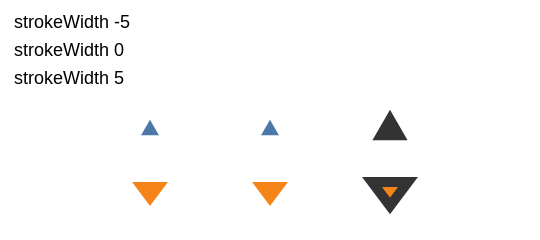

Write the Vega-Lite specification saved for this chart.
### Vega specification from a JSON file in a GitHub repository (floating-point values rounded to 4 significant figures)
{"$schema": "https://vega.github.io/schema/vega/v6.json", "description": "A stroke of negative width draws nothing and still **measures**. Upstream's `boundStroke` opens `if (item.stroke && item.opacity !== 0 && item.strokeOpacity !== 0)` — a colour and two opacities, and no test on the width — so a negative one flows into the allowance and *shrinks* the bounds. The allowance is `e = max(sw/2, miterLimit * sw / 2)`, and that `max` is why the same width behaves so differently either side of zero: for a positive width the miter term wins and the bounds grow by four times it, while for a negative width the **larger** of two negatives is the plain half-width, so they shrink by one times it. A symbol of size 80 measures 8.94 tall unstroked, 28.94 with a stroke of 5, and 3.94 with a stroke of -5. This engine asked `Stroke.isVisible`, which is `width > 0`, and so left a negative stroke out of the measurement entirely — the right question for whether a stroke draws, the wrong one for whether it measures. The zero row is here because it is the case the two questions agree on, and the sizes are written out through a text mark because a shrunk bound is only visible in the surface it produces. The lower row is a **path** mark rather than a symbol, because the two are measured by different code with the same guard: a symbol expands its own outline, a path expands the traced one, and both refused a negative allowance. A fixture with only symbols left the path's half unpinned — a mutant putting its guard back survived — which is how the second half came to be here.", "width": 260, "height": 110, "padding": 5, "data": [{"name": "t", "values": [{"w": -5, "n": 1}, {"w": 0, "n": 2}, {"w": 5, "n": 3}]}], "scales": [{"name": "x", "type": "point", "domain": {"data": "t", "field": "n"}, "range": [40, 220], "padding": 0.5}], "marks": [{"type": "symbol", "from": {"data": "t"}, "encode": {"update": {"x": {"scale": "x", "field": "n"}, "y": {"value": 60}, "size": {"value": 80}, "shape": {"value": "triangle"}, "fill": {"value": "#4c78a8"}, "stroke": {"value": "#333"}, "strokeWidth": {"field": "w"}}}}, {"type": "text", "from": {"data": "t"}, "encode": {"update": {"x": {"value": 2}, "y": {"signal": "14 * datum.n - 12"}, "text": {"signal": "'strokeWidth ' + datum.w"}, "fontSize": {"value": 9}, "baseline": {"value": "top"}}}}, {"type": "path", "from": {"data": "t"}, "encode": {"update": {"x": {"scale": "x", "field": "n"}, "y": {"value": 92}, "path": {"value": "M-9,-6L9,-6L0,6Z"}, "fill": {"value": "#f58518"}, "stroke": {"value": "#333"}, "strokeWidth": {"field": "w"}}}}]}
